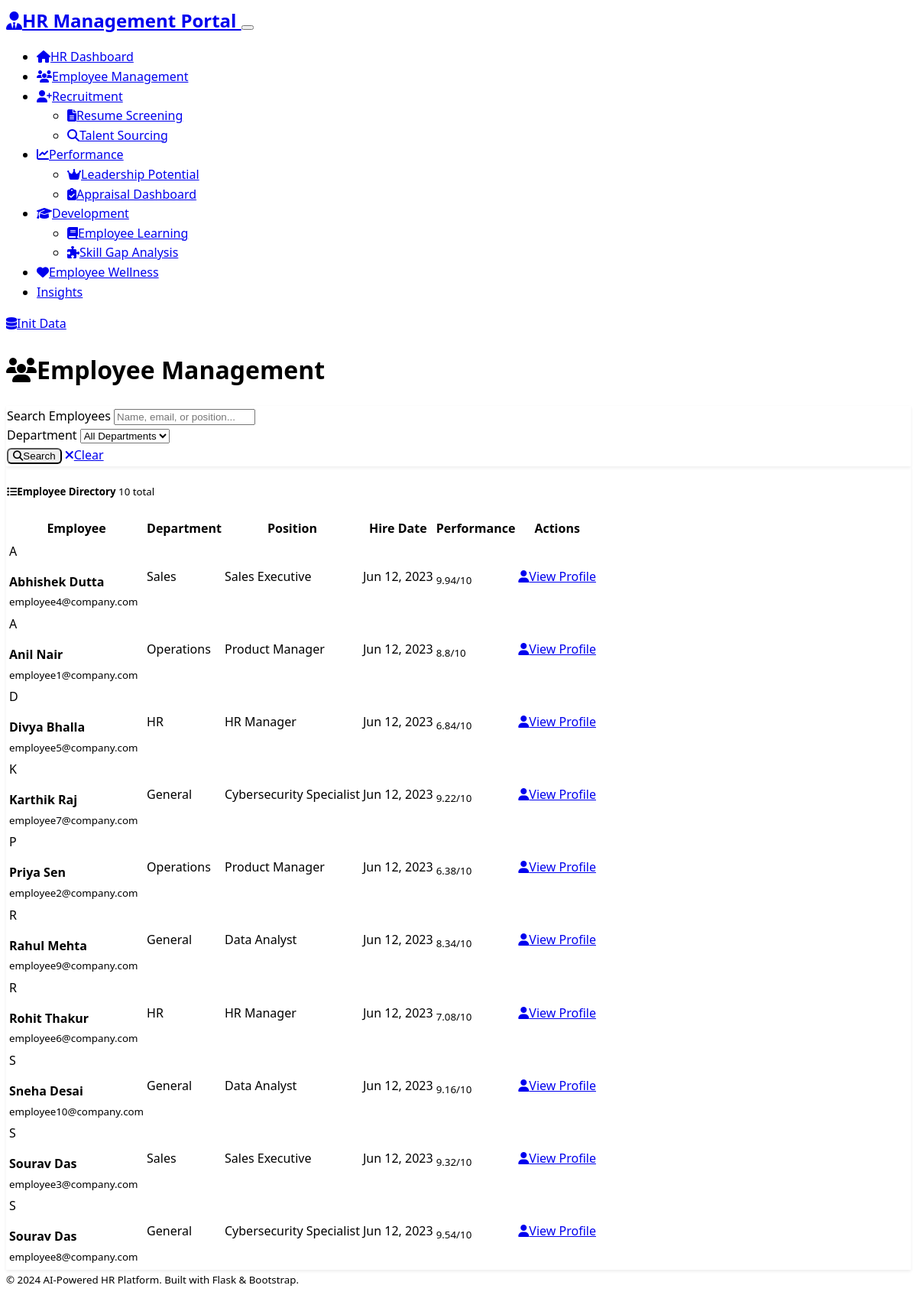
/employee-management, run on an earlier commit of the app's database.
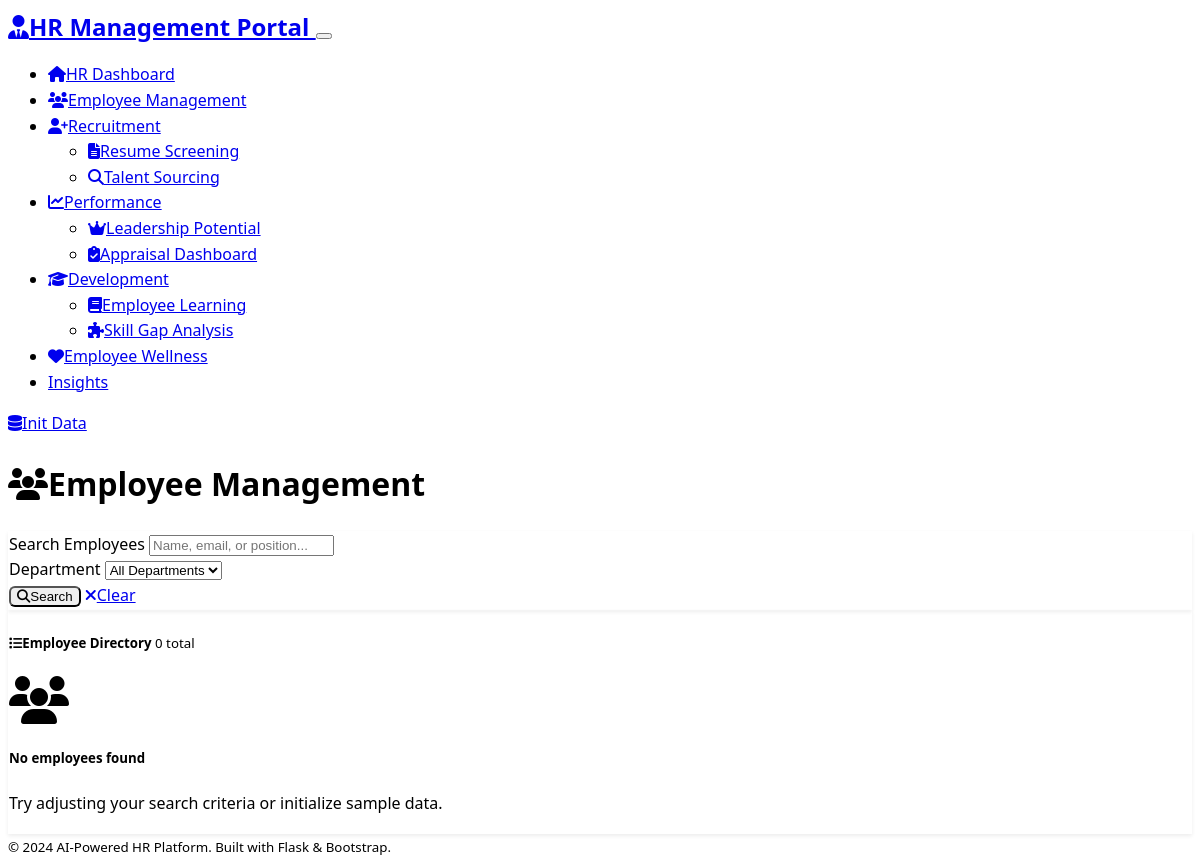
And on a later commit of the database.
### models.py (models this page shows)
class Employee(db.Model):
    id = db.Column(db.Integer, primary_key=True)
    name = db.Column(db.String(100), nullable=False)
    email = db.Column(db.String(120), unique=True, nullable=False)
    department = db.Column(db.String(50), nullable=False)
    position = db.Column(db.String(100), nullable=False)
    hire_date = db.Column(db.Date, nullable=False)
    performance_score = db.Column(db.Float, default=0.0)
    skills = db.Column(Text)  # JSON string of skills
    gender = db.Column(db.String(20))
    region = db.Column(db.String(50))
    age = db.Column(db.Integer)
    experience_years = db.Column(db.Integer)
    manager_rating = db.Column(db.Float)
    last_hike_date = db.Column(db.String(20))
    last_promotion_date = db.Column(db.String(20))
    skill_gaps = db.Column(db.String(500))
    created_at = db.Column(db.DateTime, default=datetime.utcnow)

### routes.py (the view, shortened to what this page needs)
@app.route('/employee-management')
def employee_management():
    page = request.args.get('page', 1, type=int)
    search = request.args.get('search', '')
    department = request.args.get('department', '')
    query = Employee.query
    if department:
        query = query.filter(Employee.department == department)
    employees = query.order_by(Employee.name).paginate(
        page=page, per_page=20, error_out=False
    )
    departments = db.session.query(Employee.department).distinct().all()
    departments = [dept[0] for dept in departments]
    return render_template('employee_management.html',
                         employees=employees,
                         departments=departments,
                         search=search,
                         selected_department=department)

### templates/employee_management.html (shortened to what this page needs)
{% extends "base.html" %}
{% block content %}
<div class="row">
    <div class="col-12">
        <div class="d-flex justify-content-between align-items-center mb-4">
            <h1 class="display-5">
                <i class="fas fa-users me-3"></i>Employee Management
            </h1>
        </div>
    </div>
</div>
<div class="row mb-4">
    <div class="col-12">
        <div class="card">
            <div class="card-body">
                <form method="GET" class="row g-3">
                    <div class="col-md-4">
                        <label for="search" class="form-label">Search Employees</label>
                        <input type="text" class="form-control" id="search" name="search"
                               value="{{ search }}" placeholder="Name, email, or position...">
                    </div>
                    <div class="col-md-3">
                        <label for="department" class="form-label">Department</label>
                        <select class="form-select" id="department" name="department">
                            <option value="">All Departments</option>
                        </select>
                    </div>
                    <div class="col-md-2 d-flex align-items-end">
                        <button type="submit" class="btn btn-primary me-2">
                            <i class="fas fa-search me-1"></i>Search
                        </button>
                        <a href="{{ url_for('employee_management') }}" class="btn btn-secondary">
                            <i class="fas fa-times me-1"></i>Clear
                        </a>
                    </div>
                </form>
            </div>
        </div>
    </div>
</div>
<div class="row">
    <div class="col-12">
        <div class="card">
            <div class="card-header d-flex justify-content-between align-items-center">
                <h5 class="mb-0">
                    <i class="fas fa-list me-2"></i>Employee Directory
                    <span class="badge bg-primary ms-2">{{ employees.total }} total</span>
                </h5>
            </div>
            <div class="card-body p-0">
                {% if employees.items %}
                <div class="table-responsive">
                    <table class="table table-hover mb-0">
                        <thead class="table-dark">
                            <tr>
                                <th>Employee</th>
                                <th>Department</th>
                                <th>Position</th>
                                <th>Hire Date</th>
                                <th>Performance</th>
                                <th>Actions</th>
                            </tr>
                        </thead>
                        <tbody>
                            {% for employee in employees.items %}
                            <tr>
                                <td>
                                    <div class="d-flex align-items-center">
                                        <div class="avatar bg-primary text-white rounded-circle me-3 d-flex align-items-center justify-content-center" style="width: 40px; height: 40px;">
                                            {{ employee.name[0].upper() }}
                                        </div>
                                        <div>
                                            <strong>{{ employee.name }}</strong><br>
                                            <small class="text-muted">{{ employee.email }}</small>
                                        </div>
                                    </div>
                                </td>
                                <td>
                                    <span class="badge bg-info">{{ employee.department }}</span>
                                </td>
                                <td>{{ employee.position }}</td>
                                <td>{{ employee.hire_date.strftime('%b %d, %Y') }}</td>
                                <td>
                                    <div class="d-flex align-items-center">
                                        <div class="progress me-2" style="width: 80px; height: 8px;">
                                        </div>
                                        <small class="text-muted">{{ employee.performance_score }}/10</small>
                                    </div>
                                </td>
                                <td>
                                    <a href="{{ url_for('employee_profile', employee_id=employee.id) }}"
                                       class="btn btn-sm btn-outline-primary">
                                        <i class="fas fa-user me-1"></i>View Profile
                                    </a>
                                </td>
                            </tr>
                            {% endfor %}
                        </tbody>
                    </table>
                </div>
                {% else %}
                <div class="text-center p-5">
                    <i class="fas fa-users fa-3x text-muted mb-3"></i>
                    <h5 class="text-muted">No employees found</h5>
                    <p class="text-muted">Try adjusting your search criteria or initialize sample data.</p>
                </div>
                {% endif %}
            </div>
        </div>
    </div>
</div>
{% endblock %}

### templates/base.html (shortened to what this page needs)
<!DOCTYPE html>
<html lang="en" data-bs-theme="dark">
<head>
    <link href="https://cdn.replit.com/agent/bootstrap-agent-dark-theme.min.css" rel="stylesheet">
    <link rel="stylesheet" href="https://cdnjs.cloudflare.com/ajax/libs/font-awesome/6.4.0/css/all.min.css">
    <link rel="stylesheet" href="{{ url_for('static', filename='css/custom.css') }}">
</head>
<body>
    <nav class="navbar navbar-expand-lg navbar-dark bg-dark">
        <div class="container">
            <a class="navbar-brand" href="{{ url_for('index') }}">
                <i class="fas fa-user-tie me-2"></i>HR Management Portal
            </a>
            <button class="navbar-toggler" type="button" data-bs-toggle="collapse" data-bs-target="#navbarNav">
            </button>
            <div class="collapse navbar-collapse" id="navbarNav">
                <ul class="navbar-nav me-auto">
                    <li class="nav-item">
                        <a class="nav-link" href="{{ url_for('index') }}">
                            <i class="fas fa-home me-1"></i>HR Dashboard
                        </a>
                    </li>
                    <li class="nav-item">
                        <a class="nav-link" href="{{ url_for('employee_management') }}">
                            <i class="fas fa-users me-1"></i>Employee Management
                        </a>
                    </li>
                    <li class="nav-item dropdown">
                        <a class="nav-link dropdown-toggle" href="#" id="recruitmentDropdown" role="button" data-bs-toggle="dropdown">
                            <i class="fas fa-user-plus me-1"></i>Recruitment
                        </a>
                        <ul class="dropdown-menu">
                            <li><a class="dropdown-item" href="{{ url_for('resume_screening') }}">
                                <i class="fas fa-file-alt me-2"></i>Resume Screening
                            </a></li>
                            <li><a class="dropdown-item" href="{{ url_for('talent_sourcing') }}">
                                <i class="fas fa-search me-2"></i>Talent Sourcing
                            </a></li>
                        </ul>
                    </li>
                    <li class="nav-item dropdown">
                        <a class="nav-link dropdown-toggle" href="#" id="performanceDropdown" role="button" data-bs-toggle="dropdown">
                            <i class="fas fa-chart-line me-1"></i>Performance
                        </a>
                        <ul class="dropdown-menu">
                            <li><a class="dropdown-item" href="{{ url_for('leadership_potential') }}">
                                <i class="fas fa-crown me-2"></i>Leadership Potential
                            </a></li>
                            <li><a class="dropdown-item" href="{{ url_for('appraisal_dashboard') }}">
                                <i class="fas fa-clipboard-check me-2"></i>Appraisal Dashboard
                            </a></li>
                        </ul>
                    </li>
                    <li class="nav-item dropdown">
                        <a class="nav-link dropdown-toggle" href="#" id="developmentDropdown" role="button" data-bs-toggle="dropdown">
                            <i class="fas fa-graduation-cap me-1"></i>Development
                        </a>
                        <ul class="dropdown-menu">
                            <li><a class="dropdown-item" href="{{ url_for('learning_module') }}">
                                <i class="fas fa-book me-2"></i>Employee Learning
                            </a></li>
                            <li><a class="dropdown-item" href="{{ url_for('skill_gap_analysis') }}">
                                <i class="fas fa-puzzle-piece me-2"></i>Skill Gap Analysis
                            </a></li>
                        </ul>
                    </li>
                    <li class="nav-item">
                        <a class="nav-link" href="{{ url_for('wellness_tracker') }}">
                            <i class="fas fa-heart me-1"></i>Employee Wellness
                        </a>
                    </li>
                    <li class="nav-item">
                        <a class="nav-link" href="{{ url_for('hr_insights') }}">
                            Insights
                        </a>
                    </li>
                </ul>
                <div class="navbar-nav">
                    <a class="nav-link" href="{{ url_for('initialize_data') }}">
                        <i class="fas fa-database me-1"></i>Init Data
                    </a>
                </div>
            </div>
        </div>
    </nav>
    <main class="container mt-4">
        {% block content %}{% endblock %}
    </main>
    <footer class="bg-dark text-center py-3 mt-5">
        <div class="container">
            <small class="text-muted">
                &copy; 2024 AI-Powered HR Platform. Built with Flask & Bootstrap.
            </small>
        </div>
    </footer>
</body>
</html>

### static/css/custom.css (style rules this page uses)
:root { --hr-primary: #007bff; --hr-success: #28a745; --hr-warning: #ffc107; --hr-danger: #dc3545; --hr-info: #17a2b8; --hr-light: #f8f9fa; --hr-dark: #343a40; }
body { font-family: 'Segoe UI', Tahoma, Geneva, Verdana, sans-serif; line-height: 1.6; }
.card { box-shadow: 0 0.125rem 0.25rem rgba(0, 0, 0, 0.075); border: 1px solid rgba(0, 0, 0, 0.125); transition: box-shadow 0.15s ease-in-out; }
.badge { font-weight: 500; }
.navbar-brand { font-weight: 600; font-size: 1.5rem; }
.nav-link { transition: color 0.15s ease-in-out; }
.btn { font-weight: 500; border-radius: 0.375rem; transition: all 0.15s ease-in-out; }
[data-bs-theme="dark"] .card { background-color: var(--bs-dark); border-color: rgba(255, 255, 255, 0.175); }
footer { margin-top: auto; }

What changed in the data, as far as the page shows it:
removed Employee: name "A", name "Abhishek Dutta", email "employee4@company.com", department "Sales", position "Sales Executive", hire_date "Jun 12, 2023", performance_score "9.94"
removed Employee: name "A", name "Anil Nair", email "employee1@company.com", department "Operations", position "Product Manager", hire_date "Jun 12, 2023", performance_score "8.8"
removed Employee: name "D", name "Divya Bhalla", email "employee5@company.com", department "HR", position "HR Manager", hire_date "Jun 12, 2023", performance_score "6.84"
removed Employee: name "K", name "Karthik Raj", email "employee7@company.com", department "General", position "Cybersecurity Specialist", hire_date "Jun 12, 2023", performance_score "9.22"
removed Employee: name "P", name "Priya Sen", email "employee2@company.com", department "Operations", position "Product Manager", hire_date "Jun 12, 2023", performance_score "6.38"
removed Employee: name "R", name "Rahul Mehta", email "employee9@company.com", department "General", position "Data Analyst", hire_date "Jun 12, 2023", performance_score "8.34"
removed Employee: name "R", name "Rohit Thakur", email "employee6@company.com", department "HR", position "HR Manager", hire_date "Jun 12, 2023", performance_score "7.08"
removed Employee: name "S", name "Sneha Desai", email "employee10@company.com", department "General", position "Data Analyst", hire_date "Jun 12, 2023", performance_score "9.16"
removed Employee: name "S", name "Sourav Das", email "employee3@company.com", department "Sales", position "Sales Executive", hire_date "Jun 12, 2023", performance_score "9.32"
removed Employee: name "S", name "Sourav Das", email "employee8@company.com", department "General", position "Cybersecurity Specialist", hire_date "Jun 12, 2023", performance_score "9.54"
Also different on the page:
{{ employees.total }}: "10" → "0"
text no longer shown: "Employee Department Position Hire Date Performance Actions"
text now shown: "No employees found Try adjusting your search criteria or initialize sample data."
